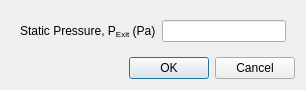
<?xml version="1.0" encoding="UTF-8"?>
<ui version="4.0">
 <class>SubsonicOutflowDialog</class>
 <widget class="QDialog" name="SubsonicOutflowDialog">
  <property name="geometry">
   <rect>
    <x>0</x>
    <y>0</y>
    <width>306</width>
    <height>88</height>
   </rect>
  </property>
  <property name="windowTitle">
   <string>Subsonic Outflow Boundary Condition</string>
  </property>
  <layout class="QVBoxLayout" name="verticalLayout_2">
   <item>
    <widget class="QWidget" name="dialogContents" native="true">
     <layout class="QVBoxLayout" name="verticalLayout">
      <property name="leftMargin">
       <number>0</number>
      </property>
      <property name="topMargin">
       <number>0</number>
      </property>
      <property name="rightMargin">
       <number>0</number>
      </property>
      <property name="bottomMargin">
       <number>0</number>
      </property>
      <item>
       <widget class="QWidget" name="widget" native="true">
        <layout class="QFormLayout" name="formLayout_3">
         <item row="0" column="0">
          <widget class="QLabel" name="label_9">
           <property name="text">
            <string>Static Pressure, P&lt;sub&gt;Exit&lt;/sub&gt; (Pa)</string>
           </property>
          </widget>
         </item>
         <item row="0" column="1">
          <widget class="QLineEdit" name="pressure"/>
         </item>
        </layout>
       </widget>
      </item>
     </layout>
    </widget>
   </item>
   <item>
    <widget class="QDialogButtonBox" name="buttonBox">
     <property name="orientation">
      <enum>Qt::Horizontal</enum>
     </property>
     <property name="standardButtons">
      <set>QDialogButtonBox::Cancel|QDialogButtonBox::Ok</set>
     </property>
    </widget>
   </item>
  </layout>
 </widget>
 <resources/>
 <connections>
  <connection>
   <sender>buttonBox</sender>
   <signal>accepted()</signal>
   <receiver>SubsonicOutflowDialog</receiver>
   <slot>accept()</slot>
   <hints>
    <hint type="sourcelabel">
     <x>248</x>
     <y>254</y>
    </hint>
    <hint type="destinationlabel">
     <x>157</x>
     <y>274</y>
    </hint>
   </hints>
  </connection>
  <connection>
   <sender>buttonBox</sender>
   <signal>rejected()</signal>
   <receiver>SubsonicOutflowDialog</receiver>
   <slot>reject()</slot>
   <hints>
    <hint type="sourcelabel">
     <x>316</x>
     <y>260</y>
    </hint>
    <hint type="destinationlabel">
     <x>286</x>
     <y>274</y>
    </hint>
   </hints>
  </connection>
 </connections>
</ui>
